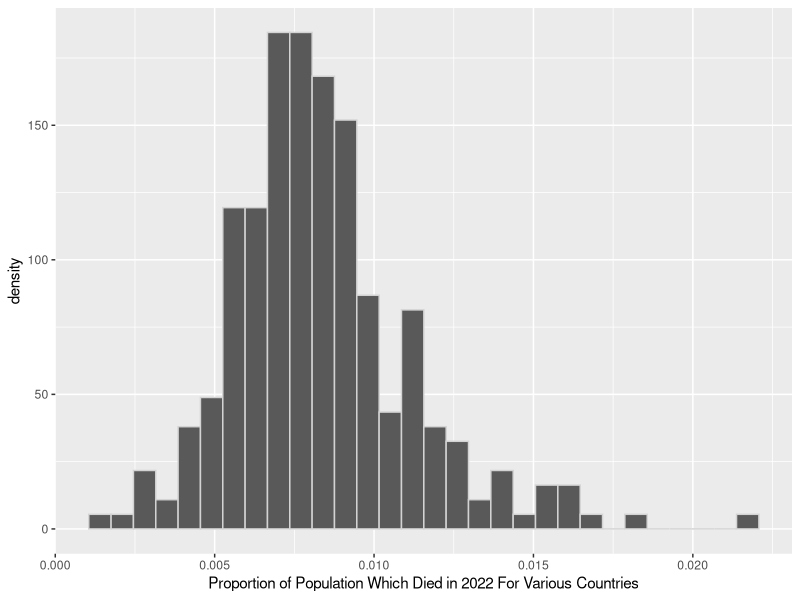
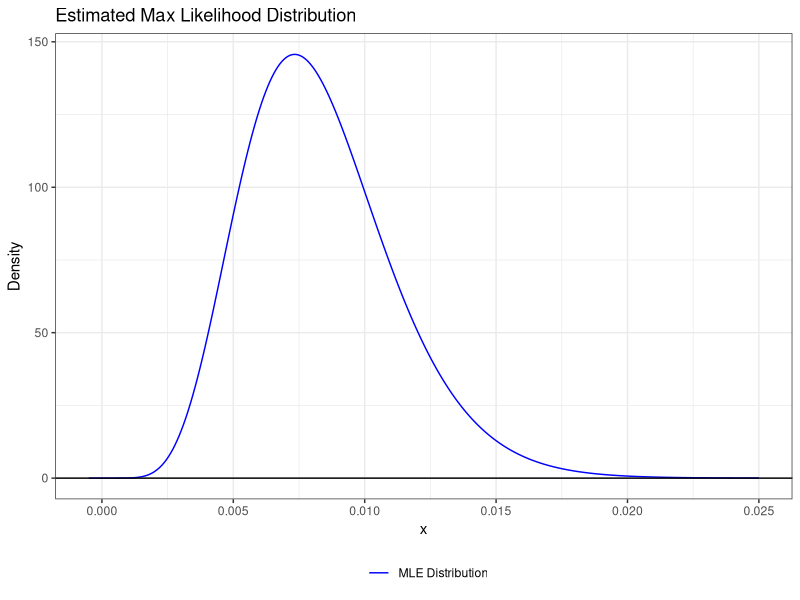
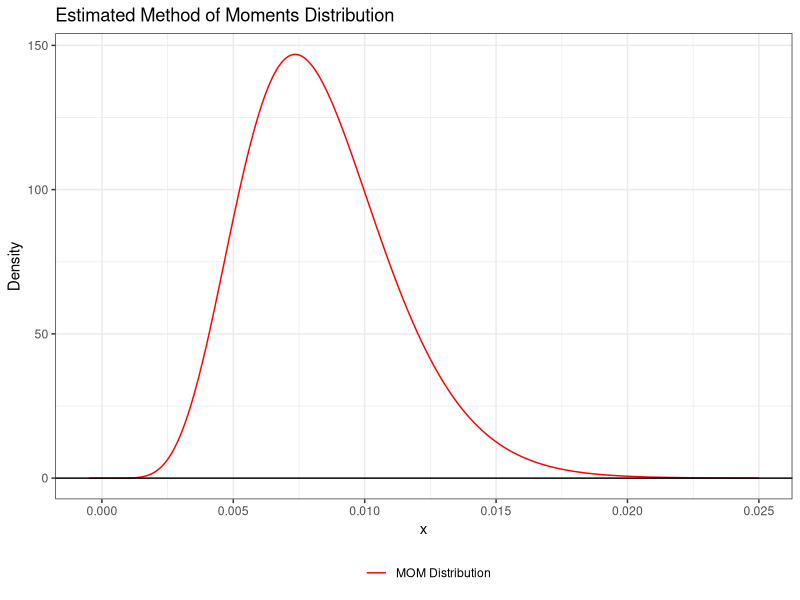
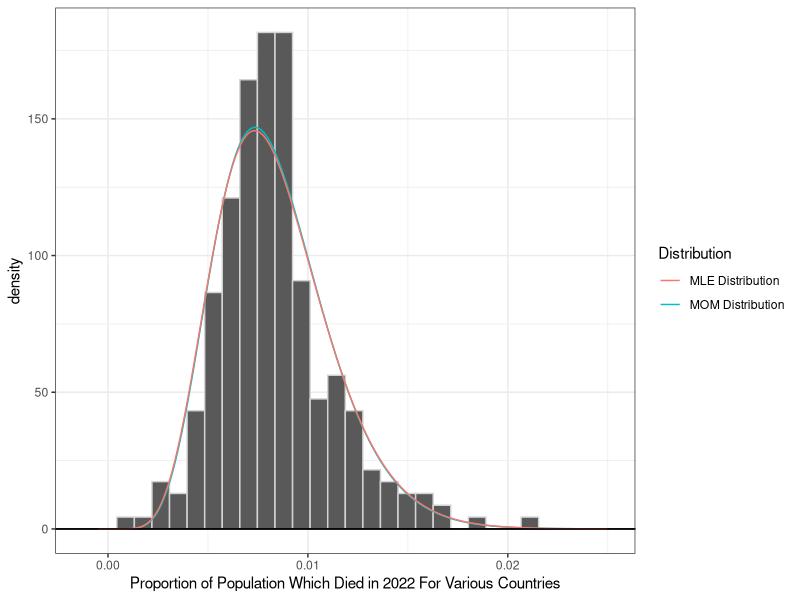
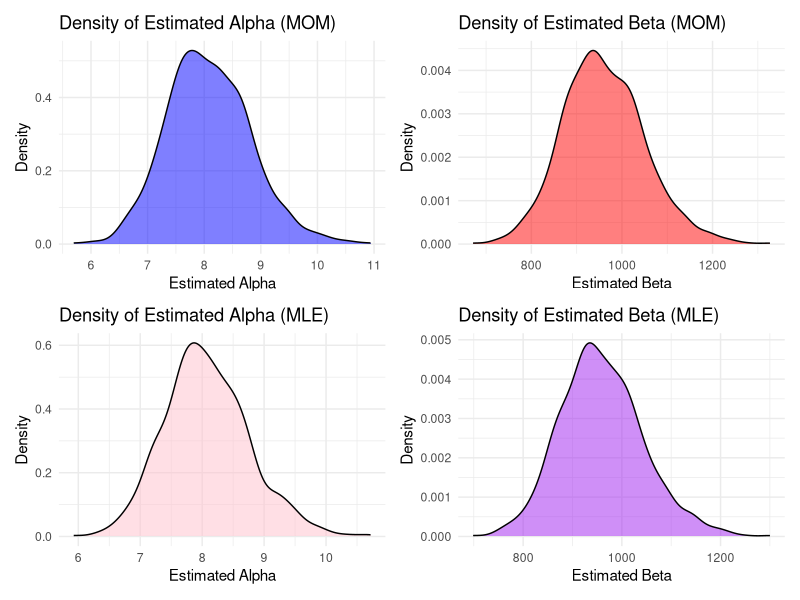

Generate these figures, in order, with R:
########################################################################################################
#LAB 8
########################################################################################################

#Task 6: Collect and Clean Data:
library(tidyverse)

#Read in world bank data csv
world_bank_data <- read_csv("World_Bank_Data.csv") 

#Isolate 2022 Data
world_bank_data_2022 <- world_bank_data["2022"] |>
  #Divide by 1000 to Death rate per 1000 citizens
  mutate(`2022` = `2022`/1000) |>
  #Rename 2022 column
  rename("Percent_Died" = "2022")

#Task 7: What are alpha and beta:

###################
# MOM (Method of Moments)
# Copied and Adapted  From rcode-lecture14
###################
library(nleqslv)

MOM.beta<- function(data, par){
  alpha <- par[1]
  beta <- par[2]
    
  EX <- alpha/(alpha+beta)
  EX2 <- (((alpha+1)*alpha))/((alpha+beta+1)*(alpha+beta))
  m1 <- mean(data, na.rm=TRUE)
  m2 <- mean(data^2, na.rm=TRUE)
  
  return(c(EX-m1, EX2-m2)) 
}

(MOMs <- nleqslv(x = c(1,1), 
        fn = MOM.beta,
        data= world_bank_data_2022$'Percent_Died'))

alpha.hat.mom <- MOMs$x[1]
beta.hat.mom <- MOMs$x[2]

###################
# MLE (Maximum Likelihood Estimator)
# Copied and Adapted From rcode-lecture14
###################
llbeta <- function(data, par, neg=FALSE){
  alpha <- par[1]
  beta <- par[2]
  loglik <- sum(log(dbeta(x=data, shape1 = alpha, shape2 = beta)), na.rm=TRUE)
  
  return(ifelse(neg, -loglik, loglik))
}

(mles <- optim(par = c(1,1),
               fn = llbeta,
               data= world_bank_data_2022$'Percent_Died',
               neg = TRUE))

alpha.hat.mle <- mles$par[1]
beta.hat.mle <- mles$par[2]

###################
# Plot Histogram of Data Superimposed MOM and MLE Distributions
###################
#Graph histogram of Data
ggplot() +
  geom_histogram(data= world_bank_data_2022,
                 aes(x= Percent_Died,
                     y= after_stat(density)),
                 color="lightgrey") +
  xlab("Proportion of Population Which Died in 2022 For Various Countries")


#Graph Estimated Max Likelihood
Estimated.Max.Likelihood.Data <- tibble(x = seq(-0.0005, 0.025, length.out=1000))|>   # generate a grid of points
  mutate(beta.pdf = dbeta(x, alpha.hat.mle, beta.hat.mle)) # Compute Beta PDF

ggplot(data= Estimated.Max.Likelihood.Data)+                           # specify data
  geom_line(aes(x=x, y=beta.pdf, color="MLE Distribution")) +                      # plot beta dist
  geom_hline(yintercept=0)+                                            # plot x axis
  theme_bw()+                                                          # change theme
  xlab("x")+                                                           # label x axis
  ylab("Density")+                                                     # label y axis
  scale_color_manual("", values = c("blue"))+                          # change colors
  theme(legend.position = "bottom") +                                  # move legend to bottom
  ggtitle("Estimated Max Likelihood Distribution")                     # title graph  


#Graph Estimated MOM
Estimated.MOM.Data <- tibble(x = seq(-0.0005, 0.025, length.out=1000))|>   # generate a grid of points
  mutate(beta.pdf = dbeta(x, alpha.hat.mom, beta.hat.mom)) # Compute Beta PDF

ggplot(data= Estimated.MOM.Data)+                                      # specify data
  geom_line(aes(x=x, y=beta.pdf, color="MOM Distribution")) +                       # plot beta dist
  geom_hline(yintercept=0)+                                            # plot x axis
  theme_bw()+                                                          # change theme
  xlab("x")+                                                           # label x axis
  ylab("Density")+                                                     # label y axis
  scale_color_manual("", values = c("red"))+                           # change colors
  theme(legend.position = "bottom") +                                  # move legend to bottom
  ggtitle("Estimated Method of Moments Distribution")                     # title graph  



#Superimpose
ggplot() +
  geom_histogram(data= world_bank_data_2022,
                 aes(x= Percent_Died,
                     y= after_stat(density)),
                 color="lightgrey") +
  xlab("Proportion of Population Which Died in 2022 For Various Countries") +
  
  geom_line(aes(x=x, y=beta.pdf, color="MOM Distribution"),
            data = Estimated.MOM.Data) +                 
  geom_hline(yintercept=0)+                                        
  theme_bw() +
  
  geom_line(aes(x=x, y=beta.pdf, color="MLE Distribution"),
            data = Estimated.Max.Likelihood.Data) +         
  geom_hline(yintercept=0)+                                            
  theme_bw() +
  labs(color = "Distribution")

#Task 8: Which estimators should we use?
alpha8 = 8
beta8 = 950
sample.size <- 266 # Specify sample details


# Create empty tibble
results_tibble <- tibble(
  alpha_hat_mom = numeric(),
  beta_hat_mom = numeric(),
  alpha_hat_mle = numeric(),
  beta_hat_mle = numeric()
)

for (i in 1:1000){
  set.seed(7272+i) # Set seed so we all get the same results.
  beta.sample <- rbeta(n = sample.size,  # sample size
                       shape1 = alpha8,   # alpha parameter
                       shape2 = beta8)    # beta parameter
###################
# Calculate MOM
  
  (MOMs <- nleqslv(x = c(1,1), 
                   fn = MOM.beta,
                   data= beta.sample))
  
  alpha.hat.mom8 <- MOMs$x[1]
  beta.hat.mom8 <- MOMs$x[2]
  
###################
# Calculate MLE
  
  (mles <- optim(par = c(1,1),
                 fn = llbeta,
                 data= beta.sample,
                 neg = TRUE))
  
  alpha.hat.mle8 <- mles$par[1]
  beta.hat.mle8 <- mles$par[2]
  
###################
# Add results to tibble
  results_tibble <- results_tibble |>
    add_row(
      alpha_hat_mom = alpha.hat.mom8,
      beta_hat_mom = beta.hat.mom8,
      alpha_hat_mle = alpha.hat.mle8,
      beta_hat_mle = beta.hat.mle8
    )
}

#Plot estimated densities

#Plot estimated density for alpha for MOM

alpha_MOM <- ggplot(results_tibble) +
  geom_density(aes(x = alpha_hat_mom), fill = "blue", alpha = 0.5) +
  labs(
    title = "Density of Estimated Alpha (MOM)",
    x = "Estimated Alpha",
    y = "Density"
  ) +
  theme_minimal()

#Plot estimated density for beta for MOM

beta_MOM <- ggplot(results_tibble) +
  geom_density(aes(x = beta_hat_mom), fill = "red", alpha = 0.5) +
  labs(
    title = "Density of Estimated Beta (MOM)",
    x = "Estimated Beta",
    y = "Density"
  ) +
  theme_minimal()

#Plot estimated density for alpha for MLE

alpha_MLE <- ggplot(results_tibble) +
  geom_density(aes(x = alpha_hat_mle), fill = "pink", alpha = 0.5) +
  labs(
    title = "Density of Estimated Alpha (MLE)",
    x = "Estimated Alpha",
    y = "Density"
  ) +
  theme_minimal()

#Plot estimated density for beta for MLE

beta_MLE <- ggplot(results_tibble) +
  geom_density(aes(x = beta_hat_mle), fill = "purple", alpha = 0.5) +
  labs(
    title = "Density of Estimated Beta (MLE)",
    x = "Estimated Beta",
    y = "Density"
  ) +
  theme_minimal()

#Use Patchwork Package to put graphs into 1 2x2 Grid
library(patchwork)

# Create the combined plot
combined_plot <- (alpha_MOM + beta_MOM) / 
  (alpha_MLE + beta_MLE)
combined_plot

# Create tibble with results
library(xtable)
results_summary <- tibble(
  Parameter = c("Alpha MOM", "Beta MOM", "Alpha MLE", "Beta MLE"),
  Bias = c(
    mean(results_tibble[[1]]) - 8,
    mean(results_tibble[[2]]) - 950,
    mean(results_tibble[[3]]) - 8,
    mean(results_tibble[[4]]) - 950
  ),
  Precision = c(
    1/var(results_tibble[[1]]),
    1/var(results_tibble[[2]]),
    1/var(results_tibble[[3]]),
    1/var(results_tibble[[4]])
  ),
  MSE = c(
    var(results_tibble[[1]]) + (mean(results_tibble[[1]]) - 8)^2,
    var(results_tibble[[2]]) + (mean(results_tibble[[2]]) - 950)^2,
    var(results_tibble[[3]]) + (mean(results_tibble[[3]]) - 8)^2,
    var(results_tibble[[4]]) + (mean(results_tibble[[4]]) - 950)^2
  )
)

# Create xtable from tibble
xt <- xtable(results_summary, 
             caption = "Estimation Metrics",
             label = "tab:estimation_metrics")

print(xt, file = "estimation_metrics_table.tex", 
      include.rownames = FALSE, 
      caption.placement = "top")
